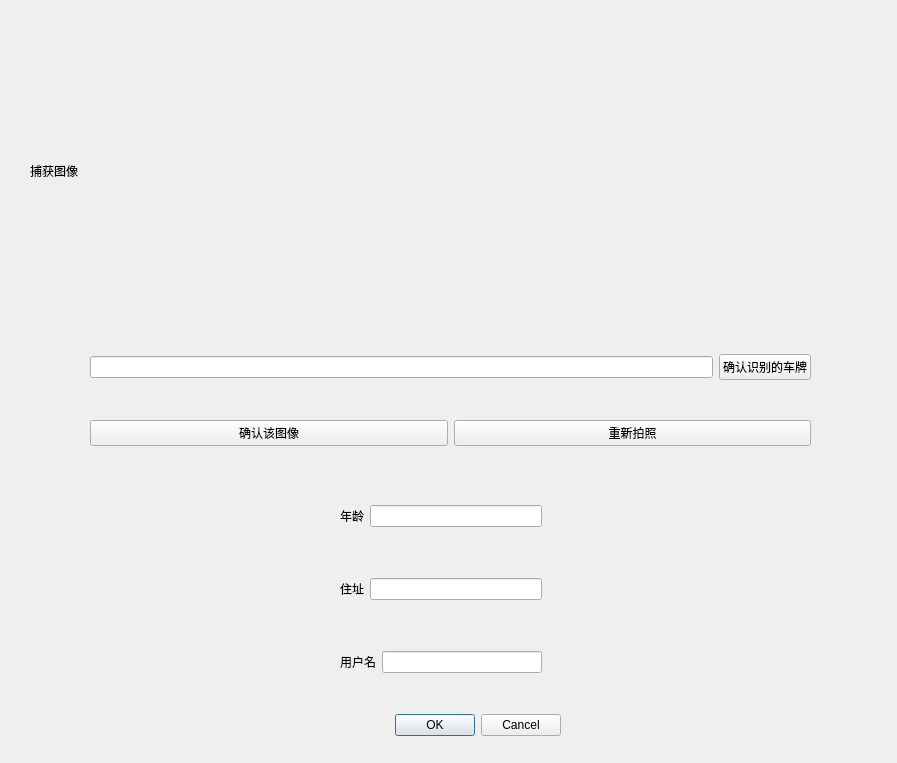
<?xml version="1.0" encoding="UTF-8"?>
<ui version="4.0">
 <class>Dialog</class>
 <widget class="QDialog" name="Dialog">
  <property name="geometry">
   <rect>
    <x>0</x>
    <y>0</y>
    <width>897</width>
    <height>763</height>
   </rect>
  </property>
  <property name="windowTitle">
   <string>Dialog</string>
  </property>
  <widget class="QDialogButtonBox" name="buttonBox">
   <property name="geometry">
    <rect>
     <x>340</x>
     <y>700</y>
     <width>221</width>
     <height>51</height>
    </rect>
   </property>
   <property name="orientation">
    <enum>Qt::Horizontal</enum>
   </property>
   <property name="standardButtons">
    <set>QDialogButtonBox::Cancel|QDialogButtonBox::Ok</set>
   </property>
  </widget>
  <widget class="QLabel" name="label">
   <property name="geometry">
    <rect>
     <x>30</x>
     <y>30</y>
     <width>841</width>
     <height>281</height>
    </rect>
   </property>
   <property name="text">
    <string>捕获图像</string>
   </property>
  </widget>
  <widget class="QWidget" name="verticalLayoutWidget">
   <property name="geometry">
    <rect>
     <x>90</x>
     <y>320</y>
     <width>721</width>
     <height>161</height>
    </rect>
   </property>
   <layout class="QVBoxLayout" name="verticalLayout">
    <item>
     <layout class="QHBoxLayout" name="horizontalLayout_2">
      <item>
       <widget class="QLineEdit" name="lineEdit"/>
      </item>
      <item>
       <widget class="QPushButton" name="pushButton_3">
        <property name="text">
         <string>确认识别的车牌</string>
        </property>
       </widget>
      </item>
     </layout>
    </item>
    <item>
     <layout class="QHBoxLayout" name="horizontalLayout">
      <item>
       <widget class="QPushButton" name="pushButton_2">
        <property name="text">
         <string>确认该图像</string>
        </property>
       </widget>
      </item>
      <item>
       <widget class="QPushButton" name="pushButton">
        <property name="text">
         <string>重新拍照</string>
        </property>
       </widget>
      </item>
     </layout>
    </item>
   </layout>
  </widget>
  <widget class="QWidget" name="verticalLayoutWidget_2">
   <property name="geometry">
    <rect>
     <x>340</x>
     <y>460</y>
     <width>202</width>
     <height>261</height>
    </rect>
   </property>
   <layout class="QVBoxLayout" name="verticalLayout_2">
    <item>
     <layout class="QHBoxLayout" name="horizontalLayout_4">
      <item>
       <widget class="QLabel" name="label_3">
        <property name="text">
         <string>年龄</string>
        </property>
       </widget>
      </item>
      <item>
       <widget class="QLineEdit" name="lineEdit_3"/>
      </item>
     </layout>
    </item>
    <item>
     <layout class="QHBoxLayout" name="horizontalLayout_5">
      <item>
       <widget class="QLabel" name="label_4">
        <property name="text">
         <string>住址</string>
        </property>
       </widget>
      </item>
      <item>
       <widget class="QLineEdit" name="lineEdit_4"/>
      </item>
     </layout>
    </item>
    <item>
     <layout class="QHBoxLayout" name="horizontalLayout_3">
      <item>
       <widget class="QLabel" name="label_2">
        <property name="text">
         <string>用户名</string>
        </property>
       </widget>
      </item>
      <item>
       <widget class="QLineEdit" name="lineEdit_2"/>
      </item>
     </layout>
    </item>
   </layout>
  </widget>
 </widget>
 <resources/>
 <connections>
  <connection>
   <sender>buttonBox</sender>
   <signal>accepted()</signal>
   <receiver>Dialog</receiver>
   <slot>accept()</slot>
   <hints>
    <hint type="sourcelabel">
     <x>248</x>
     <y>254</y>
    </hint>
    <hint type="destinationlabel">
     <x>157</x>
     <y>274</y>
    </hint>
   </hints>
  </connection>
  <connection>
   <sender>buttonBox</sender>
   <signal>rejected()</signal>
   <receiver>Dialog</receiver>
   <slot>reject()</slot>
   <hints>
    <hint type="sourcelabel">
     <x>316</x>
     <y>260</y>
    </hint>
    <hint type="destinationlabel">
     <x>286</x>
     <y>274</y>
    </hint>
   </hints>
  </connection>
 </connections>
</ui>
